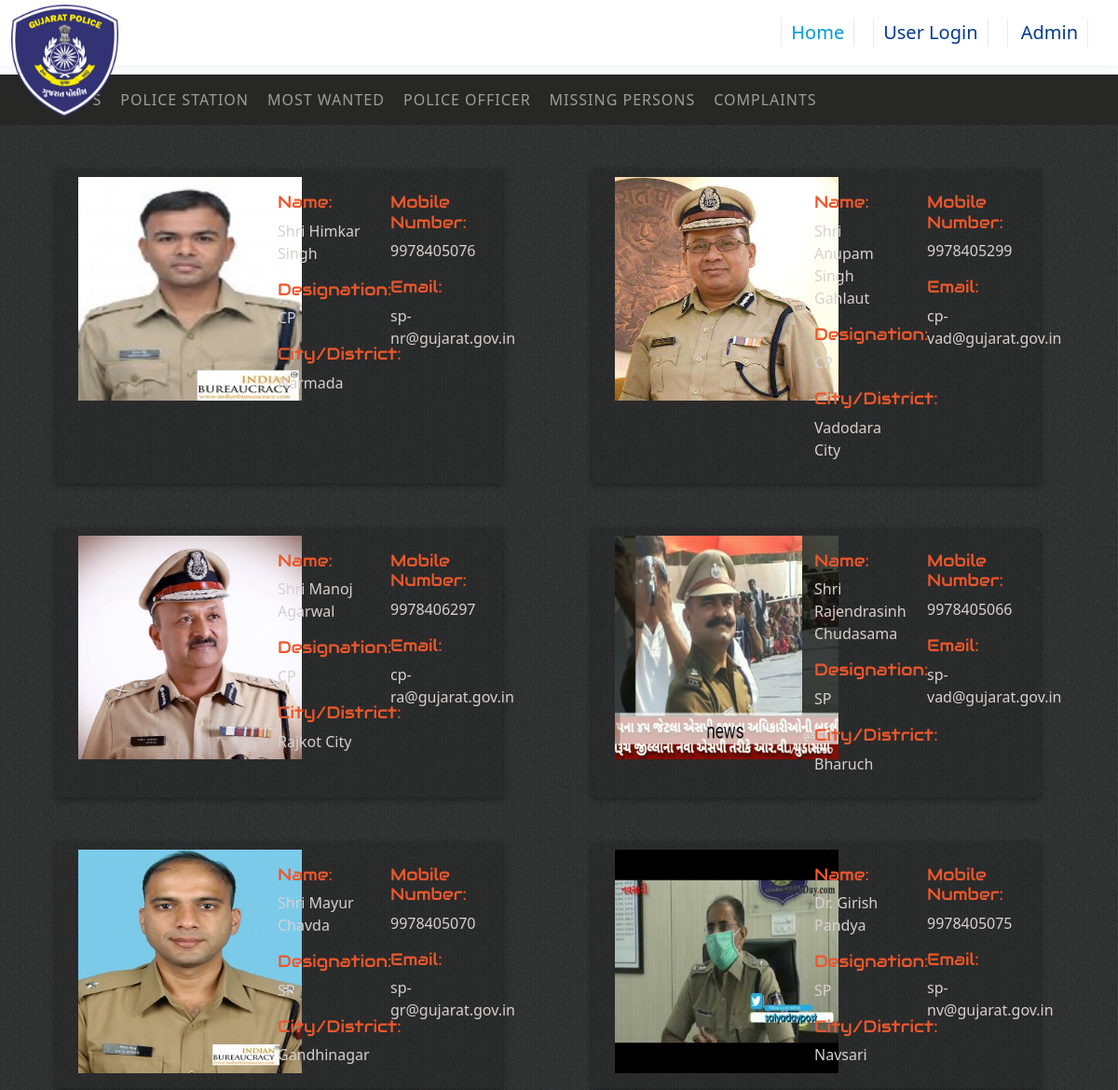
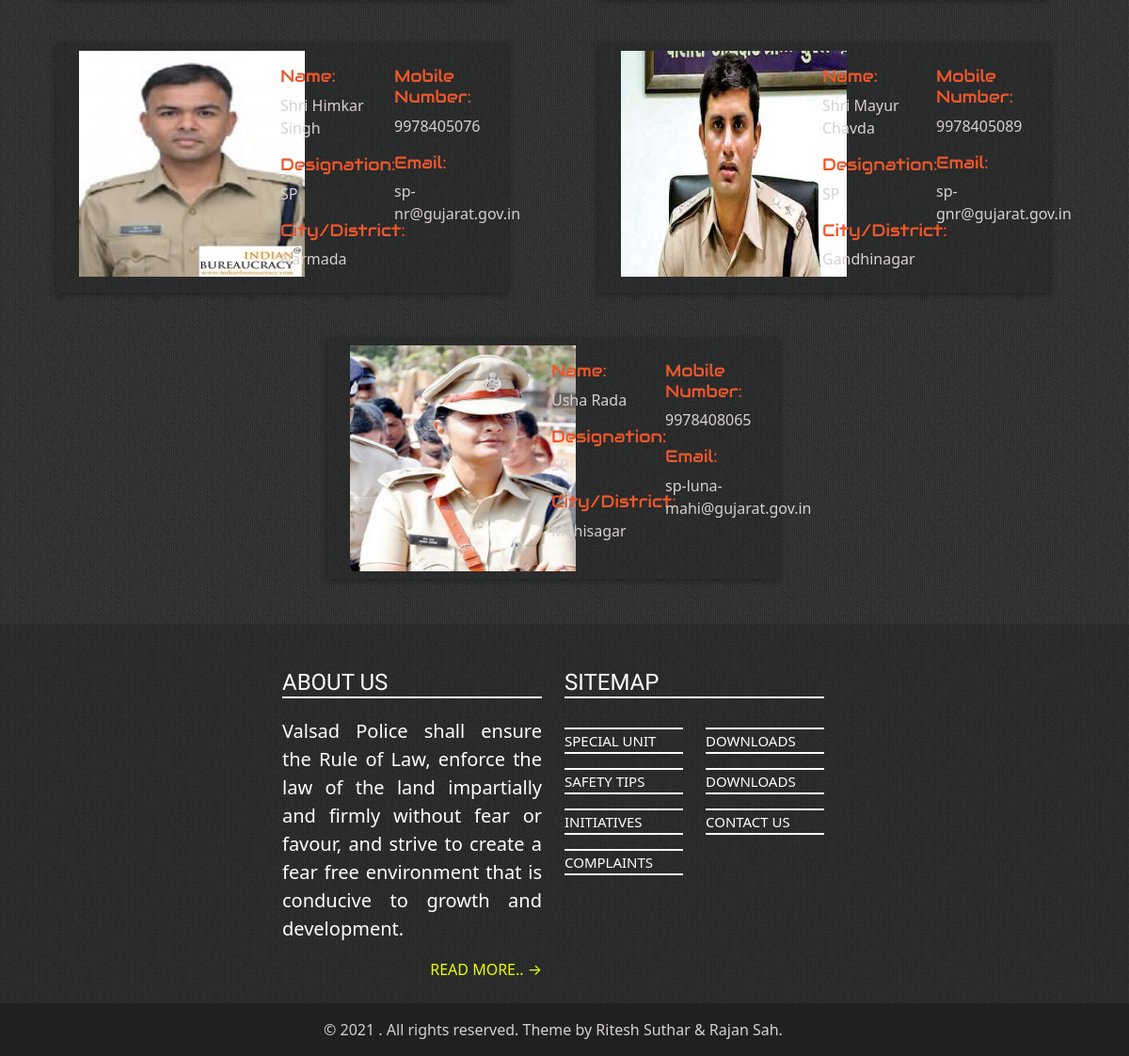
Screenshot of /pages/police_officer.php with the database file from the repository (2 pictures, top to bottom).
### tables this page shows
CREATE TABLE `add_police_officer` (
  `ID` int(255) NOT NULL,
  `Name` varchar(255) NOT NULL,
  `City` varchar(255) NOT NULL,
  `Phone_Number` varchar(255) NOT NULL,
  `Email_Address` varchar(255) NOT NULL,
  `Photo` varchar(255) NOT NULL,
  `Designation` varchar(255) NOT NULL
);

### pages/police_officer.php (the view, shortened to what this page needs)
<?php
include ("../database\db.php");
?>
<!DOCTYPE html>
<html>
<head>
	<?php
		include ("../links/alllinks.php");
		include ("../functions.php");
	?><link rel="stylesheet" type="text/css" href="..\links\des.css">
</head>
<body>
	<?php
		navbar();
	?>
	<div class="newnavbar">
		<nav class="navbar navbar-expand-lg navbar-light">
		 	<div class="container">
				  <div class="collapse navbar-collapse" id="navbarNav">
				    <ul class="navbar-nav navitems">
				      <li class="nav-item active">
				        <a href="maps.php"><li>Maps</li></a>
				      <li class="nav-item">
				       <a href="police_station.php"><li>Police Station</li></a>
				      </li>
				      <li class="nav-item">
				       <a href="mostwanted.php"><li>Most Wanted</li></a>
				      </li>
				      <li class="nav-item">
				       <a href="police_officer.php"><li>Police Officer</li></a>
				      </li>
				      <li class="nav-item">
				       <a href="missingperson.php"><li>Missing Persons</li></a>
				      </li>
				      <li class="nav-item">
				       <a href="complaints.php"><li>Complaints</li></a>
				      </li>
				    </ul>
				  </div>
		 	</div>
		</nav>
	</div>
	<div class="back3 pb-5" style="background-image: url(Photos/background/classyfabric2.png);">
		<div class='container-fluid content row justify-content-around'>
		<?php
						$select="select * from add_police_officer";
						$run=mysqli_query($con,$select);
						while ($row=mysqli_fetch_array($run)) {
							$name=$row['Name'];
							$image=$row['Photo'];
							$designation=$row['Designation'];
       					 	$phone_number=$row['Phone_Number'];
        					$email=$row['Email_Address'];
        					$city=$row['City'];
					echo "
			<div class='row police_officer col-lg-5 pt-2 pb-2 mt-5'>
				<div class='photo col-lg-4'>
					<img src='Photos\police_officer/$image'>
				</div>
				<div class='police_officer_details col-lg-7 row ms-auto pt-3'>
					<div class='col-lg-6'>
						<h5>Name:</h5><P>$name</P>
						<h5>Designation:</h5><P>$designation</P>
						<h5>City/District:</h5><P>$city</P>
					</div>
					<div class='col-lg-6'>
						<h5>Mobile Number:</h5><p>$phone_number</p>
						<h5>Email:</h5><p>$email</p>
					</div>
				</div>
			</div>
		"; }
		?>
		</div>
	</div>
	<?php
		include ("login_for_pages.php");
	?>
		<?php
			footer();
		?>
</body>
</html>

### links/alllinks.php (shortened to what this page needs)
	<link rel="stylesheet" type="text/css" href="links\css\bootstrap.css">
	<link
    rel="stylesheet"
    href="https://cdnjs.cloudflare.com/ajax/libs/animate.css/4.1.1/animate.min.css">
    <link href="https://cdn.jsdelivr.net/npm/bootstrap@5.0.0-beta3/dist/css/bootstrap.min.css" rel="stylesheet">
 <link href="https://unpkg.com/aos@2.3.1/dist/aos.css" rel="stylesheet">
	<link rel="stylesheet" type="text/css" href="links\fontawesome\css\font-awesome.min.css">
<link rel="stylesheet" href="https://pro.fontawesome.com/releases/v5.10.0/css/all.css"/>
<link rel="stylesheet" type="text/css" href="https://cdn.datatables.net/v/dt/dt-1.10.24/datatables.min.css"/>

### functions.php (shortened to what this page needs)
<?php
	function navbar()
	{
		echo '	<nav class="navbar navbar-expand-lg navbar-light  fixed-top header">
				  <div class="container-fluid">
				    <a href="" class="index">
						<img src="Photos\logo\logo.png" alt="shop-logo" class="logo"  filter-color="blue" >
					</a>
				    <button class="navbar-toggler" type="button" data-toggle="collapse" data-target="#navbarSupportedContent" aria-controls="navbarSupportedContent" aria-expanded="false" aria-label="Toggle navigation">
				      <span class="navbar-toggler-icon"></span>
				    </button>
				    <div class="collapse navbar-collapse" id="navbarSupportedContent">
				      <ul class="navbar-nav ms-auto text-center">
				 <li class="nav-item ">
				   <a class="" aria-current="page" href="../index.php" style="color: #009bd9; ">Home</a>
				 </li>
				 ';
				   		echo '<li class="nav-item">';
						if (!isset($_SESSION['customer_email'])) {
							echo "<a href='#loginbox' onclick='showPopUp();'>User Login</a>";
						}else{
							echo "<a href='logout.php'>Logout</a>";
						}
						echo '</li>';
					if (!isset($_SESSION['customer_email'])) {
						echo "
						<li class='nav-item admin'>
						<i class=fa fa-user></i>
				   				 <a class='' href='Admin/admin_login.php'>Admin</a>
				   		</li>
				   		";
					}else{
					}
				echo "
				</ul>
				    </div>
				  </div>
				</nav>
		";
	}
	function footer(){
		echo '<div class="footer" style="overflow-x:hidden;">
			<div class="footertop row" style="background-image: url(Photos/background/classyfabric1.png);">
				<div class="row justify-content-center mt-5">
					<div class="col-lg-3 col-md-3" data-aos="fade-right"  data-aos-duration="1000">
						<h4 class="widgettitle">ABOUT US</h4>
						<p style="font-size: 20px;margin-top: 20px; text-align: justify; color: white;">Valsad Police shall ensure the Rule of Law, enforce the law of the land impartially and firmly without fear or favour, and strive to create a fear free environment that is conducive to growth and development.</p>
      					 <a href="pages.php?aboutus" style="text-decoration:none; color: #EBFF00; float: right;">READ MORE.. &rarr;</a><br><br>
					</div>
					<div class="links col-md-3 col-lg-3" data-aos="fade-left"  data-aos-duration="1000">
						<h4 class="widgettitle ">SITEMAP</h4>
						<div class="row">
							<ul class="mt-2 d col-md-6">
								<li><a href="">SPECIAL UNIT</a></li>
								<li><a href="">SAFETY TIPS</a></li>
								<li><a href="">INITIATIVES</a></li>
								<li><a href="">COMPLAINTS</a></li>
							</ul>
							<ul class="mt-2 col-md-6">
								<li><a href="">DOWNLOADS</a></li>
								<li><a href="">DOWNLOADS</a></li>
								<li><a href="">CONTACT US</a></li>
							</ul>
						</div>
					</div>
				</div>
			</div>
			<div class="footerbottom row">
				<div class="row mt-3">
					<p>© 2021 . All rights reserved. Theme by Ritesh Suthar & Rajan Sah.</p>
				</div>
			</div>
		</div>';
	}
?>

### pages/login_for_pages.php (shortened to what this page needs)
<html>
 </html>

### links/des.css (style rules this page uses)
* { margin: 0; padding: 0; box-sizing: border-box; }
.header { background: #fff; z-index: 9999; padding: 20px 0px 20px 0px; box-shadow: 0 0 15px 0 rgb(2 59 109 / 10%); }
.navbar-nav .nav-item { margin-right: 20px; }
.navbar-nav .nav-item a { color: #023b8d; transition: .3s; font-size: 20px; font-weight: 500; text-decoration: none; }
.navbar-nav li { border: 1px solid rgba(2,59,109,.1); border-top: 0; border-bottom: 0; padding:0 10px 0 10px ; }
.logo { background-size: 100% 100%; position: absolute; height: 15vh; margin-top: -30px; }
.footer .footertop .widgettitle { color: white; font-family: 'Poiret One', cursive; border-bottom: 2px solid white; }
.footer .footertop .links li { list-style: none; border-bottom: 2px solid #fff; border-top: 2px solid #fff; margin-top: 15px; z-index: -1; }
.footer .footertop .links a { text-decoration: none; font-size: 15px; color: white; }
.footer .footerbottom { background: #202020; }
.footer .footerbottom { text-align: center; color: #fff; }
.newnavbar { background-color: #272725; border-color: #080808; }
.newnavbar .navitems a { color: #9d9d9d; text-decoration: none; }
.newnavbar .navitems li { display: inline-block; letter-spacing: 1px; text-transform: uppercase; padding: 7px 0px 7px 0px; border: none; }
.back3 .content table ol,p ,li { color: #D8D0D0; }
body { -ms-overflow-style: none; scrollbar-width: none; }
.back3 .content .police_officer { background-image: url(../Photos/background/classyfabric1.png); box-shadow: 0 2px 7px rgb(0 0 0 / 40%); }
.back3 .content .police_officer img { width: 30vh; height: 30vh; }
.back3 .content .police_officer_details h5 { font-size: 18px; font-family: "Audiowide", sans-serif; color: #EC572C; }

### pages/police_officer.php (style rules this page uses)
body { padding-top: 80px; }

### rows the page displays
add_police_officer: Photo (picture), Name "Shri Himkar Singh", Designation "CP", City "Narmada", Phone_Number "9978405076", Email_Address "sp-nr@gujarat.gov.in"
add_police_officer: Photo (picture), Name "Shri Anupam Singh Gahlaut", Designation "CP", City "Vadodara City", Phone_Number "9978405299", Email_Address "cp-vad@gujarat.gov.in"
add_police_officer: Photo (picture), Name "Shri Manoj Agarwal", Designation "CP", City "Rajkot City", Phone_Number "9978406297", Email_Address "cp-ra@gujarat.gov.in"
add_police_officer: Photo (picture), Name "Shri Rajendrasinh Chudasama", Designation "SP", City "Bharuch", Phone_Number "9978405066", Email_Address "sp-vad@gujarat.gov.in"
add_police_officer: Photo (picture), Name "Shri Mayur Chavda", Designation "SP", City "Gandhinagar", Phone_Number "9978405070", Email_Address "sp-gr@gujarat.gov.in"
add_police_officer: Photo (picture), Name "Dr. Girish Pandya", Designation "SP", City "Navsari", Phone_Number "9978405075", Email_Address "sp-nv@gujarat.gov.in"
add_police_officer: Photo (picture), Name "Shri Himkar Singh", Designation "SP", City "Narmada", Phone_Number "9978405076", Email_Address "sp-nr@gujarat.gov.in"
add_police_officer: Photo (picture), Name "Shri Mayur Chavda", Designation "SP", City "Gandhinagar", Phone_Number "9978405089", Email_Address "sp-gnr@gujarat.gov.in"
add_police_officer: Photo (picture), Name "Usha Rada", Designation "SP", City "Mahisagar", Phone_Number "9978408065", Email_Address "sp-luna-mahi@gujarat.gov.in"
